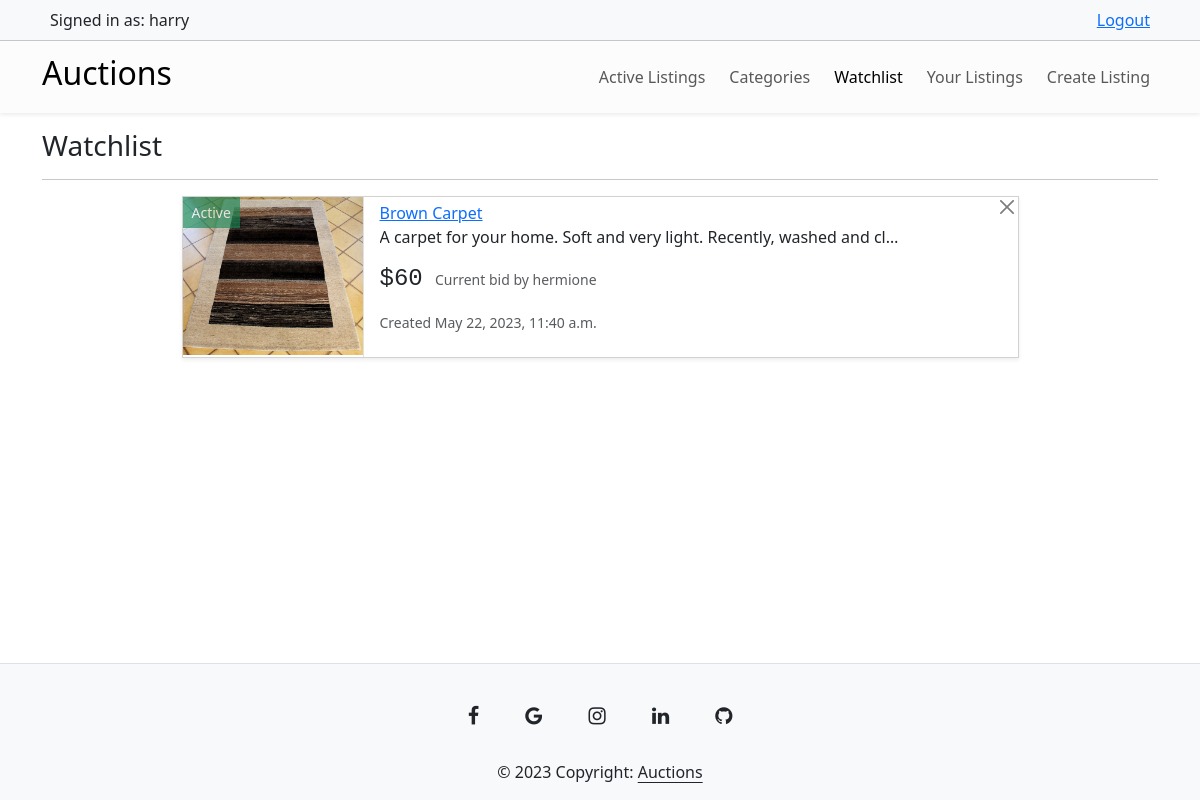
Page /watchlist (signed in) on the committed database.
### auctions/models.py (models this page shows, shortened)
class User(AbstractUser):
    pass

class AuctionListing(models.Model):
    title = models.CharField(max_length=64)
    description = models.CharField(max_length=100)
    starting_bid = models.FloatField()
    category = models.ForeignKey(Category, on_delete=models.SET_NULL, null=True, related_name="auctions")
    image = models.ImageField(upload_to="images/", default="images/default.jpg")
    second_image = models.ImageField(upload_to="images/", default="images/default.jpg")
    third_image = models.ImageField(upload_to="images/", default="images/default.jpg")
    date_created = models.DateTimeField(default=datetime.datetime.now())
    owner = models.ForeignKey(User, on_delete=models.CASCADE, related_name="auctions")
    is_closed = models.BooleanField(default=False)

class Bid(models.Model):
    amount = models.IntegerField()
    date_created = models.DateTimeField(default=datetime.datetime.now())
    bidder = models.ForeignKey(User, on_delete=models.CASCADE, related_name="biddings")
    auction = models.ForeignKey(AuctionListing, on_delete=models.CASCADE, related_name="bids")

### auctions/views.py (the view)
# urls.py: path("watchlist", views.view_watchlist, name="view_watchlist"),
@login_required
def view_watchlist(request):
    watchlist = Watchlist.objects.filter(user=request.user).all()
    auctions = []
    for w in watchlist:
        auctions.append(w.auction)
    bids = []
    for auction in auctions:
        bids.append(auction.bids.all().order_by("-amount").first())
    zipped_list = zip(auctions, bids)
    return render(request, "auctions/watchlist.html", {
        "zipped_list": zipped_list
    })

### auctions/templates/auctions/watchlist.html (shortened to what this page needs)
{% extends "auctions/layout.html" %}
{% block body %}
    <h3 class="my-3">Watchlist</h3>
    <hr>
    {% for auction, current_bid in zipped_list %}
    <div class="card mb-3 position-relative overflow-hidden rounded-0 mx-auto w-75 shadow-sm">
        {% if auction.is_closed %}
            <button class="btn btn-danger btn-sm disabled rounded-0 position-absolute">Closed</button>
        {% else %}
            <button class="btn btn-success btn-sm disabled rounded-0 position-absolute">Active</button>
        {% endif %}
        <a href="{% url 'watchlist' auction.id %}" class="btn btn-close btn-sm position-absolute" style="right: 0;"></a>
        <div class="row g-0">
            <div class="col-md-4 w-auto border-end" style="height: 10rem;">
                <img src="{{ auction.image.url }}" class="img-fluid" alt="listing-img" width="180">
            </div>
            <div class="col-md-8">
                <div class="card-body py-1">
                    <a href="{% url 'view_listing' auction.id %}" class="card-link">{{ auction.title }}</a>
                    <p class="card-text text-overflow-hidden">{{ auction.description }}</p>
                    <p class="card-text">
                            {% if current_bid %}
                                <span class="h4 font-monospace">${{ current_bid.amount }}</span> <small class="text-muted mx-2">Current bid by {{ current_bid.bidder }}</small>
                            {% else %}
                                <span class="h4 font-monospace">${{ auction.starting_bid }}</span> <small class="text-muted mx-2">No bids yet.</small>
                            {% endif %}
                    </p>
                    <p class="card-text"><small class="text-body-secondary">Created {{ auction.date_created }}</small></p>
                </div>
            </div>
        </div>
    </div>
    {% empty %}
    <h4 class="my-5 text-center">Watchlist empty.</h4>
    {% endfor %}
{% endblock %}

### auctions/templates/auctions/layout.html (shortened to what this page needs)
{% load static %}
<!DOCTYPE html>
<html lang="en">
<head>
    <link rel="stylesheet" href="https://cdnjs.cloudflare.com/ajax/libs/font-awesome/4.7.0/css/font-awesome.min.css">
    <link href="https://cdn.jsdelivr.net/npm/bootstrap@5.3.0-alpha3/dist/css/bootstrap.min.css" rel="stylesheet"
>
    <link href="{% static 'auctions/styles.css' %}" rel="stylesheet">
</head>
<body class="d-flex flex-column min-vh-100">
    <nav class="navbar bg-light">
        <div class="container">
            <div class="d-flex w-100 justify-content-between px-2">
                {% if user.is_authenticated %}
                Signed in as: {{ request.user }}
                <a href="{% url 'logout' %}">Logout</a>
                {% else %}
                Not signed in.
                <div class="nav-item">
                    <a class="px-2" href="{% url 'login' %}">Login</a>
                    <a href="{% url 'register' %}">Signup</a>
                </div>
                {% endif %}
            </div>
        </div>
    </nav>
    <nav class="navbar navbar-expand-lg bg-light-subtle shadow-sm">
        <div class="container">
            <a class="navbar-brand" href="{% url 'index' %}">
                <h2>Auctions</h2>
            </a>
            <div class="collapse navbar-collapse" id="navbarSupportedContent">
                {% with request.resolver_match.url_name as url_name %}
                <ul class="navbar-nav ms-auto mb-2 mb-lg-0 align-items-center gap-2">
                    <li class="nav-item">
                        <a class="nav-link {% if url_name == 'index' %}active{% endif %}" aria-current="page"
                            href="{% url 'index' %}">Active Listings</a>
                    </li>
                    <li class="nav-item">
                        <a class="nav-link {% if url_name == 'view_categories' %}active{% endif %}" aria-current="page"
                            href="{% url 'view_categories' %}">Categories</a>
                    </li>
                    {% if user.is_authenticated %}
                    <li class="nav-item">
                        <a class="nav-link {% if url_name == 'view_watchlist' %}active{% endif %}" aria-current="page"
                            href="{% url 'view_watchlist' %}">Watchlist</a>
                    </li>
                    <li class="nav-item">
                        <a class="nav-link {% if url_name == 'your_listings' %}active{% endif %}" aria-current="page"
                            href="{% url 'your_listings' %}">Your Listings</a>
                    </li>
                    <li class="nav-item">
                        <a class="nav-link {% if url_name == 'create_listing' %}active{% endif %}" aria-current="page"
                            href="{% url 'create_listing' %}">Create Listing</a>
                    </li>
                    {% endif %}
                </ul>
                {% endwith %}
            </div>
        </div>
    </nav>
    <div class="container mb-5">
        {% block body %}
        {% endblock %}
    </div>
    <footer class="text-center text-white border-top mt-auto bg-body-tertiary">
        <div class="container pt-4">
            <a class="btn btn-link btn-lg text-dark m-1" href="#!"><i class="fa fa-facebook"></i></a>
            <a class="btn btn-link btn-lg text-dark m-1" href="#!"><i class="fa fa-google"></i></a>
            <a class="btn btn-link btn-lg text-dark m-1" href="#!"><i class="fa fa-instagram"></i></a>
            <a class="btn btn-link btn-lg text-dark m-1" href="#!"><i class="fa fa-linkedin"></i></a>
            <a class="btn btn-link btn-lg text-dark m-1" href="#!"><i class="fa fa-github"></i></a>
        </div>
        <div class="text-center text-dark p-3 bg-body-tertiary">
            © 2023 Copyright:
            <a class="link-offset-2 text-dark" href="{% url 'index' %}">Auctions</a>
        </div>
    </footer>
</body>
</html>

### auctions/static/auctions/styles.css (style rules this page uses)
.text-overflow-hidden { text-overflow: ellipsis; overflow: hidden; white-space: nowrap; }

### rows in the picture
User: user "harry"
AuctionListing: image (picture), title "Brown Carpet", description "A carpet for your home. Soft and very light. Recently, washed and cl…", amount "60", bidder "hermione", date_created "May 22, 2023, 11:40 a.m."
